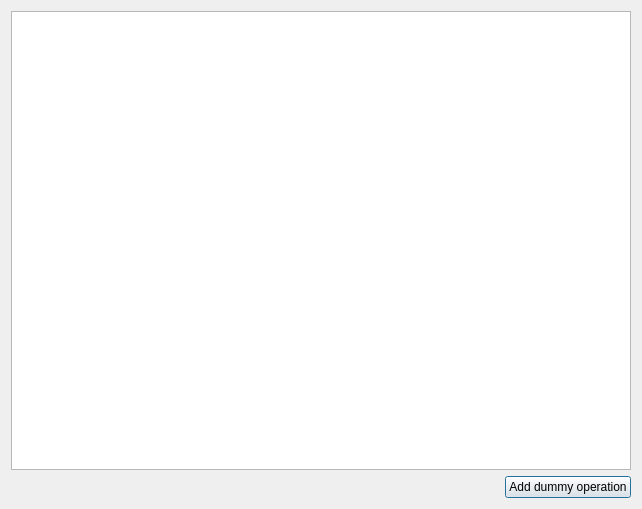
<?xml version="1.0" encoding="UTF-8"?>
<ui version="4.0">
 <class>OQWidget</class>
 <widget class="QDialog" name="OQWidget">
  <property name="geometry">
   <rect>
    <x>0</x>
    <y>0</y>
    <width>642</width>
    <height>509</height>
   </rect>
  </property>
  <property name="windowTitle">
   <string>File Operations Queue</string>
  </property>
  <layout class="QVBoxLayout" name="verticalLayout">
   <item>
    <widget class="OperationsView" name="treeView"/>
   </item>
   <item>
    <layout class="QHBoxLayout" name="horizontalLayout">
     <item>
      <spacer name="horizontalSpacer">
       <property name="orientation">
        <enum>Qt::Horizontal</enum>
       </property>
       <property name="sizeHint" stdset="0">
        <size>
         <width>40</width>
         <height>20</height>
        </size>
       </property>
      </spacer>
     </item>
     <item>
      <widget class="QPushButton" name="addDummyButton">
       <property name="text">
        <string>Add dummy operation</string>
       </property>
      </widget>
     </item>
    </layout>
   </item>
  </layout>
 </widget>
 <layoutdefault spacing="6" margin="11"/>
 <customwidgets>
  <customwidget>
   <class>OperationsView</class>
   <extends>QTreeView</extends>
   <header>OperationsView.h</header>
  </customwidget>
 </customwidgets>
 <resources/>
 <connections/>
</ui>
